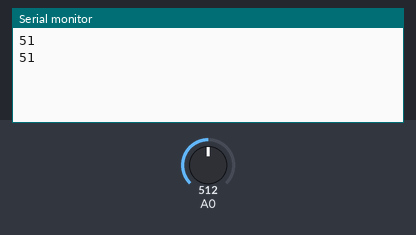
Simulated run of this sketch. Board: Arduino Uno, built with avr-gcc and run on an emulated ATmega328P. Shown: the last lines printed to the serial monitor. Inputs (shaded band) come from the test bench; at power-on: A0 = 512.

Above: at 1.8 s.
1.9 s: A0 set to 716
At 2.8 s:
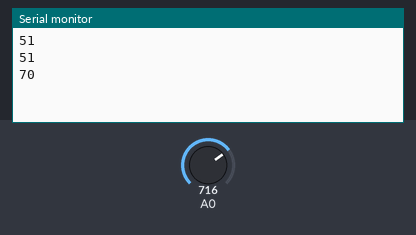
3.4 s: A0 set to 900
At 4.5 s:
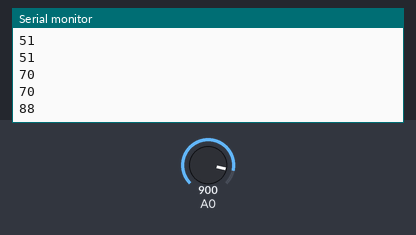
Timing chart, 0 to 6.4 s (numbered marks = the images above; inputs shaded):
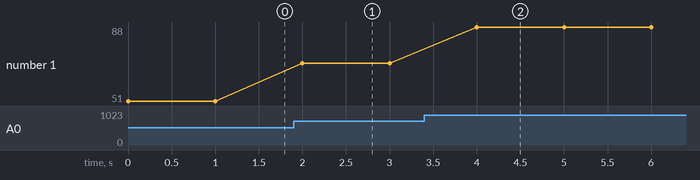

Measured:
- after the input at 1.9 s, the serial monitor: prints a new line after 0.10 s (image 1)
- after the input at 3.4 s, the serial monitor: prints a new line after 0.60 s (image 2)
- plotted number 1: 51 → 70 after the input at 1.9 s, 70 → 88 after the input at 3.4 s

The sketch:

Gas_Sensor_3.ino
```cpp
int sensorValue;
int output;
void setup() {
 Serial.begin(9600);
}

void loop() {
  sensorValue = analogRead(A0);
  output = map(sensorValue, 1023, 0, 100, 0);
  Serial.println(output);
  delay(1000);
 }
```
